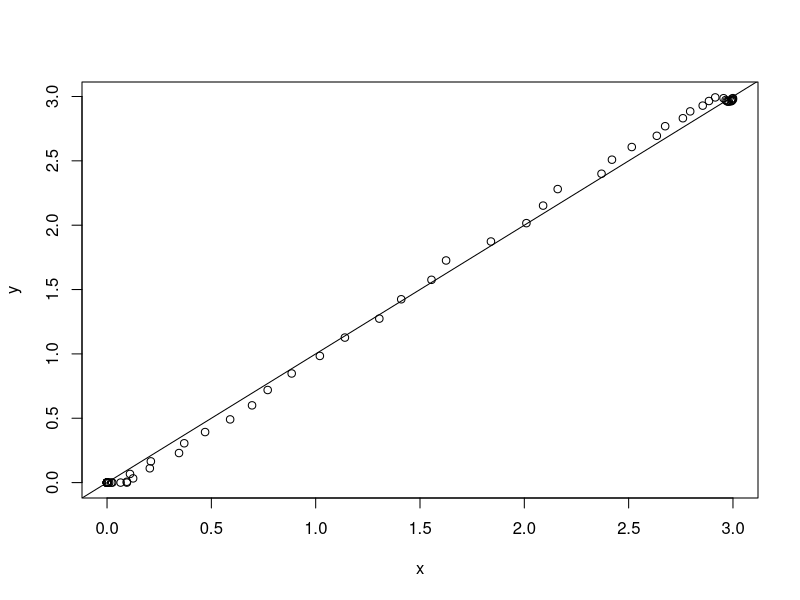

The R script that drew this image:
set.seed(11905150)


#================= Helper Functions =================
# These functions do just simulate the computation

#' method simulating the breakdown behaviour of the singular radon point.
#' Assumes correct number of points for radon computation have been given.
radon_point_broken_down <- function(num_outliers) {

    return(sum(num_outliers)>=2)
}

#' simulates the behaviour of the whole radon machine up to the last level.
#' Assumes the correct number of points have been given.
#' base_hypotheses is a boolean vector, where a 1 indicates an outlier
#' returns the corresponding vector at the last layer
radon_machine <- function(height, base_hypotheses, radon_number=3, shuffle=T){
    res <- base_hypotheses
    for(i in rev(2:height)){
        res <- base::ifelse(rep(shuffle,length(res)),sample(res, size= length(res)),res)
        # splits the hypotheses into radon-number large groups
        # seq_along(res) is like pythons range
        # with the division and ceil the first r numbers are 1 etc.
        splitx <- split(res,ceiling(seq_along(res)/radon_number))
        res <- sapply(splitx, radon_point_broken_down)

    }
    return(res)
}

#================Statistical Functions=========================

#' given n hypotheses in a level of the radon machine with num_outliers, calculates the probability
#' any random selection of radon_number many points contains at least 2 outliers (breaks down)
#' this function works only if the number of outliers is integer
prob_two_or_more_integer <- function(n, num_outliers, radon_number){
    1- sum(dhyper(0:1, num_outliers, n-num_outliers, radon_number))
}

# extendes the dhyper-function to fraktional populations, assuming that n is integer
dhyper_frak <- function(x,o,n,r){
    max(choose(o,x) * choose(n-o,r-x)/choose(n,r),0)
}

#' computes a generalized hypergeometric probability mass function,
#' where the num_outliers are permitted to be non-integer.
#' the function uses log_probabilities to improve numerical stability.
dhyper_frak_log <- function(wanted_successes, n, num_outliers, radon_number){
    log_choose <- function(a, b) {
        lgamma(a + 1) - lgamma(b + 1) - lgamma(a - b + 1)
    }
    log_prob <-
      log_choose(num_outliers, wanted_successes) +
        log_choose(n-num_outliers, radon_number - wanted_successes) -
        log_choose(n,radon_number)

    return(max(0,exp(log_prob)))
}


# this is most likely due to numerical precision: the sum sometimes is more than 1
prob_two_or_more_frak <- function(n,o,d){
    1- min(dhyper_frak(0,o,n,d) + dhyper_frak(1,o,n,d),1)
}

prob_two_or_more_frak_log <- function(n, num_outliers, radon_number){
    1- min(dhyper_frak_log(0, n, num_outliers, radon_number) + dhyper_frak_log(1, n, num_outliers, radon_number), 1)
}





radon_machine_outlier_expectation<- function(radon_number, height, num_outliers){
    if(height > 1)
        for(i in rev(2:height)){
            num_outliers <- prob_two_or_more_frak_log(radon_number^i, num_outliers, radon_number)*radon_number^(i-1)
        }
    num_outliers
}

# ===================== Sanity Checks =====================

# does the dhyper_frak function behave as probability mass function?
r <- 5
sum(sapply(0:r,function(x)dhyper_frak_log(x,r^5,2.7,r)))

# the old seems to as well, but now i can sleep better
# but it does not work well with large numbers!
sum(sapply(0:r,function(x)dhyper_frak(x,2.7,r^5,r)))

#careful: with non-integers + large numbers, they both become unstable/inaccurate
sum(sapply(0:25,function(x)dhyper_frak_log(x,25^10,2.7,25)))

# does the thing work equivalent to the normal one on integers?
sapply(0:r,function(x)dhyper_frak_log(x,r^5,5,r))
sapply(0:r,function(x)dhyper(x,5,r^5,r))
# can see inaccuracies but yes


# does the outlier expectation produce results similar to repeated simulation

radon_machine_outlier_expectation(5, 3, 20)

h <- 4
d <- 3
runs <- 200
x <- c()
y <- c()
for(o in 0:(d^h)){
    x[o+1] <- sum(replicate(runs,radon_machine(h, c(rep(1,o),rep(0,d^h-o)), radon_number = d)))/runs
    y[o+1] <- radon_machine_outlier_expectation(d, h, o)
    if(o>10)
       if(x[o-10]>d-0.1){
            break
       }
}
plot(x,y)
abline(0,1)
# plot(x-y)


o <- 5
res <- sample(c(rep(1,o),rep(0,d^h-o)))
splitx <- split(res,ceiling(seq_along(res)/(d)))
        # print(splitx)
res <- sapply(splitx, radon_point_broken_down)
res